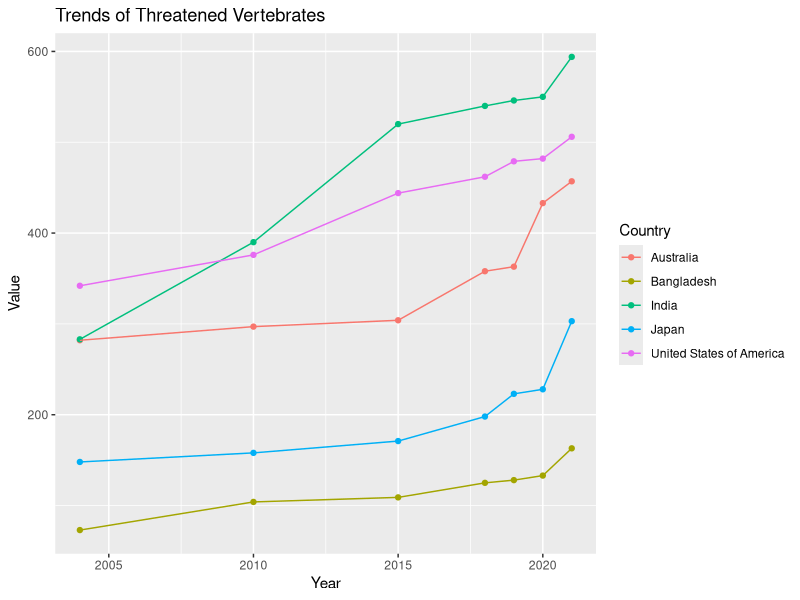
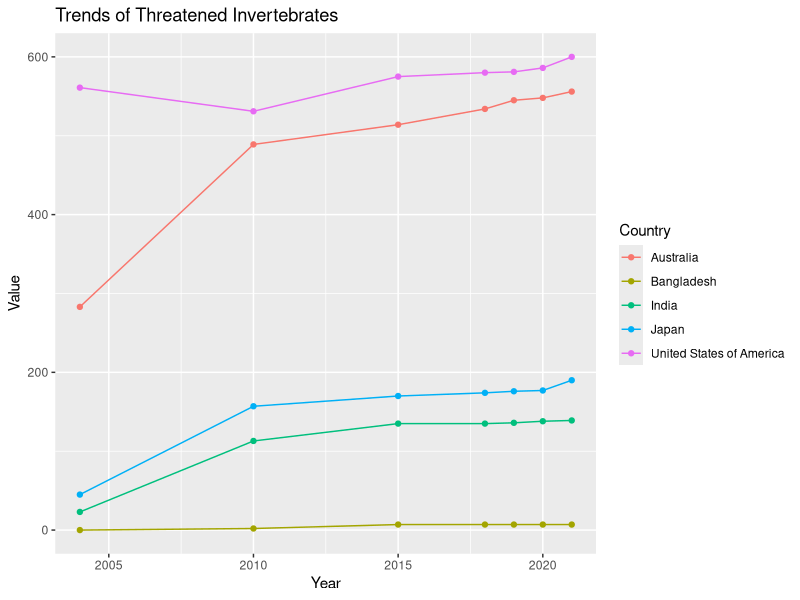
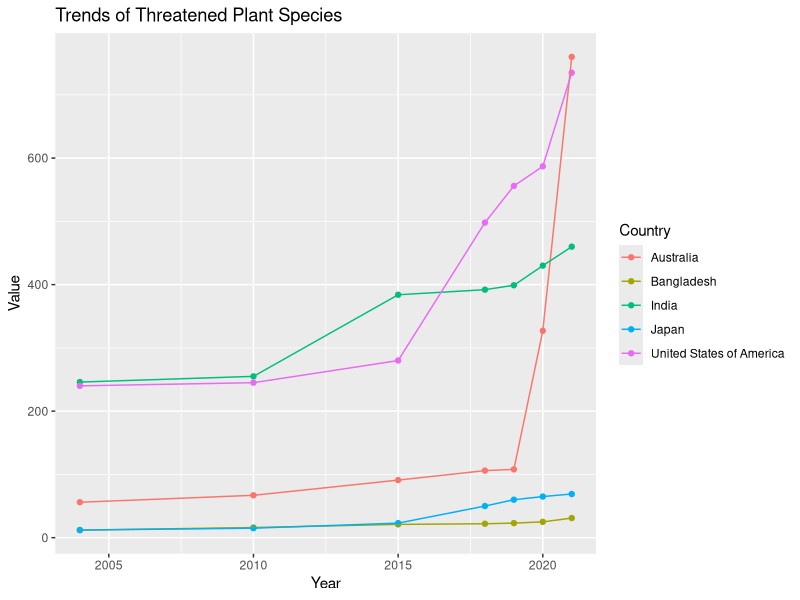
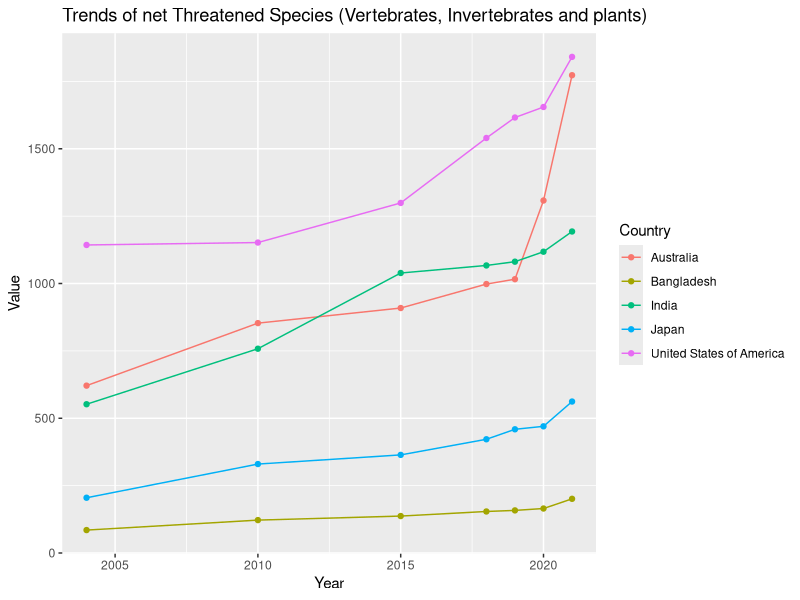
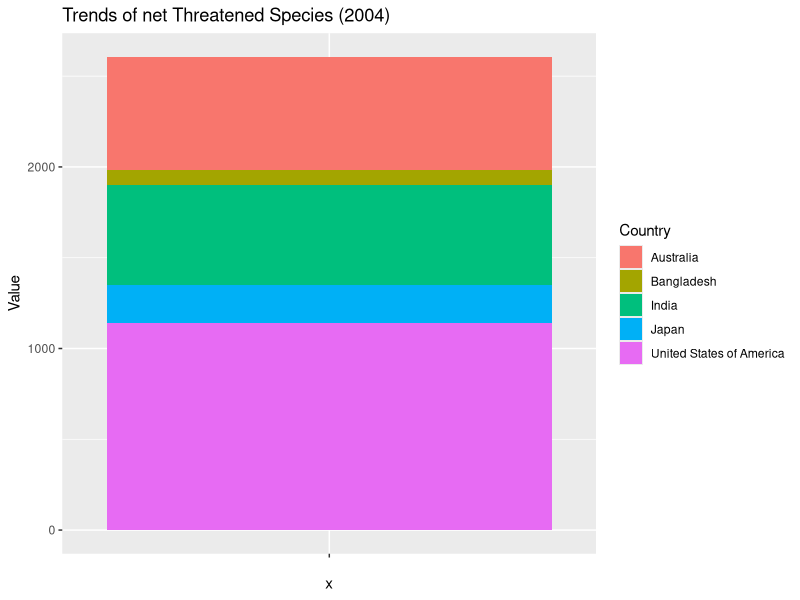
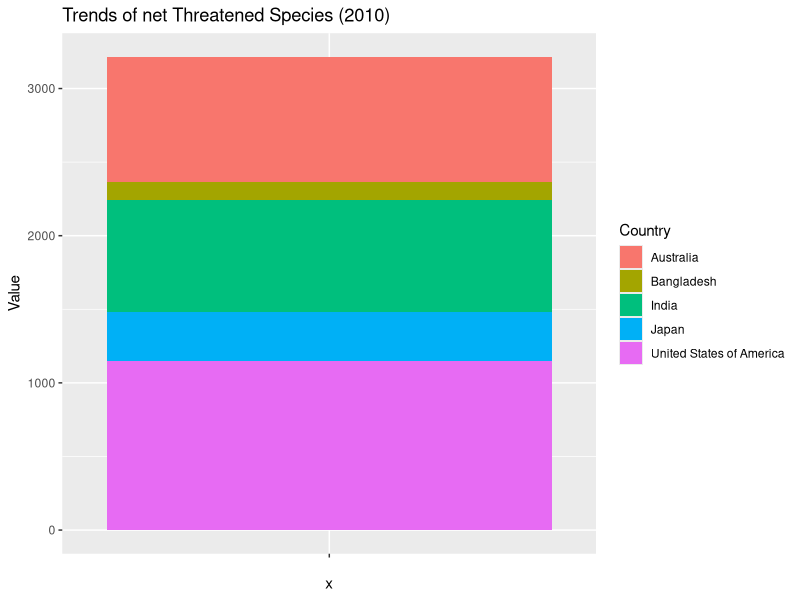
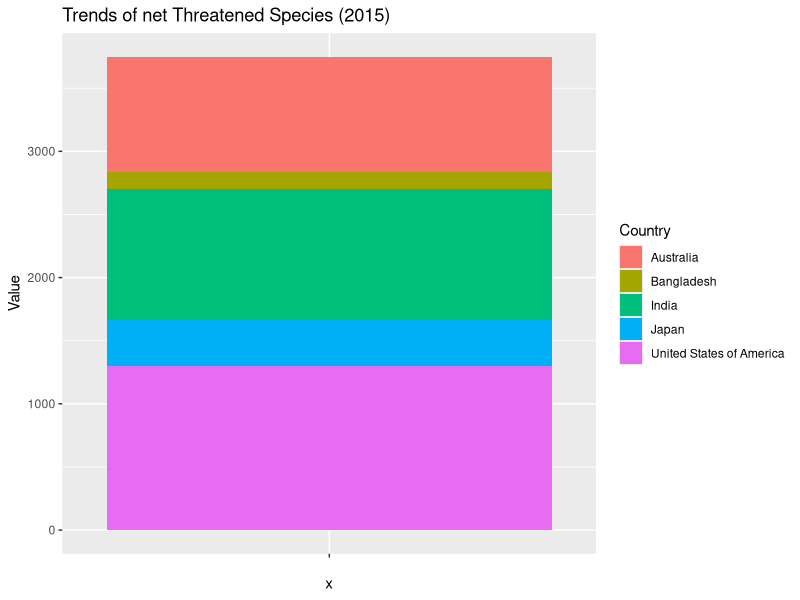
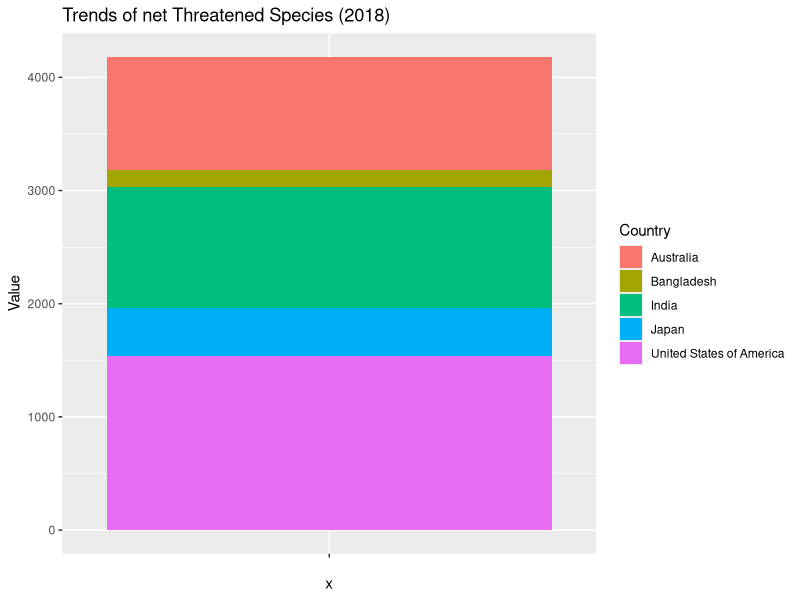

R code for these plots, in order:
## ---- chunk 1
library(readr)
threatened_species <- read_csv("SYB64_313_202110_Threatened Species.csv")
View(threatened_species)

## ---- chunk 2
summary(threatened_species)    #For checking the number of columns and datatypes

## ---- chunk 3
species = data.frame(
  RN = threatened_species$T23, Country = threatened_species$`Threatened species`, Year = strtoi(threatened_species$...3), Type = threatened_species$...4, Value = strtoi(threatened_species$...5)
) 
species = species[2:6921,]   #the first row had miscellaneous values

species[species == "Threatened Species: Vertebrates (number)"] = "Vertebrates"
species[species == "Threatened Species: Invertebrates (number)"] = "Invertebrates"
species[species == "Threatened Species: Plants (number)"] = "Plants"
species[species == "Threatened Species: Total (number)"] = "Total"   #Renaming the long columns
View(species)
summary(species)
## ---- chunk 4
table(threatened_species$...7)
## ---- chunk 5
table(species$Year)
## ---- chunk 6
table(species$Type)
## ---- chunk 7
head(table(species$Country))

## ---- chunk 8
df_Vertebrates = species[(species$Country == "India" | species$Country == "Japan"| species$Country == "Australia"| species$Country == "United States of America"| species$Country == "Bangladesh") & species$Type == "Vertebrates",]

df_invertebrates = species[(species$Country == "India" | species$Country == "Japan"| species$Country == "Australia"| species$Country == "United States of America"| species$Country == "Bangladesh") & species$Type == "Invertebrates",]

df_plants = species[(species$Country == "India" | species$Country == "Japan"| species$Country == "Australia"| species$Country == "United States of America"| species$Country == "Bangladesh") & species$Type == "Plants",]

df_Total = species[(species$Country == "India" | species$Country == "Japan"| species$Country == "Australia"| species$Country == "United States of America"| species$Country == "Bangladesh") & species$Type == "Total",]

#to fill NA Values in the total threatened species dataframe

for(x in which(is.na(df_Total$Value))){
  df_Total$Value[x] = df_Vertebrates[(df_Vertebrates$Country == df_Total$Country[x] & df_Vertebrates$Year == df_Total$Year[x]),5] + df_invertebrates[(df_invertebrates$Country == df_Total$Country[x] & df_invertebrates$Year == df_Total$Year[x]),5] +df_plants[(df_plants$Country == df_Total$Country[x] & df_plants$Year == df_Total$Year[x]),5]
  }


View(df_plants)

## ---- chunk 9
library("ggplot2")

plot_vertebrates = ggplot(df_Vertebrates,aes(x = Year, y = Value, color = Country))

plot_vertebrates + geom_point() +geom_line() + ggtitle("Trends of Threatened Vertebrates")

## ---- chunk 10
plot_invertebrates = ggplot(df_invertebrates,aes(x = Year, y = Value, color = Country))

plot_invertebrates + geom_point() +geom_line() + ggtitle("Trends of Threatened Invertebrates")
## ---- chunk 11
plot_plants = ggplot(df_plants,aes(x = Year, y = Value, color = Country))

plot_plants + geom_point() +geom_line() + ggtitle("Trends of Threatened Plant Species")
## ---- chunk 12
plot_total = ggplot(df_Total,aes(x = Year, y = Value, color = Country))

plot_total + geom_point() +geom_line() + ggtitle("Trends of net Threatened Species (Vertebrates, Invertebrates and plants)")



## ---- chunk 13
sample1= df_Total[df_Total$Year == 2004,]


bp1 = ggplot(sample1, aes(x = "", y = Value, fill = Country)) + geom_bar(width = 1, stat = "identity") +ggtitle("Trends of net Threatened Species (2004)")

bp1

## ---- chunk 14
sample2 = df_Total[df_Total$Year == 2010,]


bp2 = ggplot(sample2, aes(x = "", y = Value, fill = Country)) + geom_bar(width = 1, stat = "identity") +ggtitle("Trends of net Threatened Species (2010)")

bp2

## ---- chunk 15
sample3 = df_Total[df_Total$Year == 2015,]


bp3 = ggplot(sample3, aes(x = "", y = Value, fill = Country)) + geom_bar(width = 1, stat = "identity") +ggtitle("Trends of net Threatened Species (2015)")

bp3
## ---- chunk 16
sample3 = df_Total[df_Total$Year == 2018,]


bp3 = ggplot(sample3, aes(x = "", y = Value, fill = Country)) + geom_bar(width = 1, stat = "identity") +ggtitle("Trends of net Threatened Species (2018)")

bp3
## ---- chunk 17
sample4 = df_Total[df_Total$Year == 2019,]


bp4 = ggplot(sample4, aes(x = "", y = Value, fill = Country)) + geom_bar(width = 1, stat = "identity") +ggtitle("Trends of net Threatened Species (2019)")

bp4
## ---- chunk 18
sample5 = df_Total[df_Total$Year == 2020,]


bp5 = ggplot(sample5, aes(x = "", y = Value, fill = Country)) + geom_bar(width = 1, stat = "identity") +ggtitle("Trends of net Threatened Species (2020)")

bp5
## ---- chunk 19
sample6 = df_Total[df_Total$Year == 2021,]


bp6 = ggplot(sample6, aes(x = "", y = Value, fill = Country)) + geom_bar(width = 1, stat = "identity") +ggtitle("Trends of net Threatened Species (2021)")

bp6
